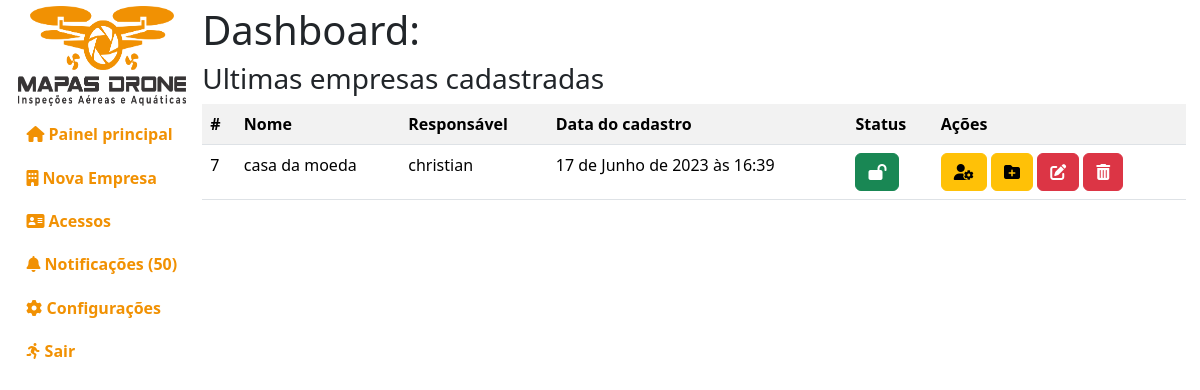
Page /administracao/ (signed in) on the earlier database version.
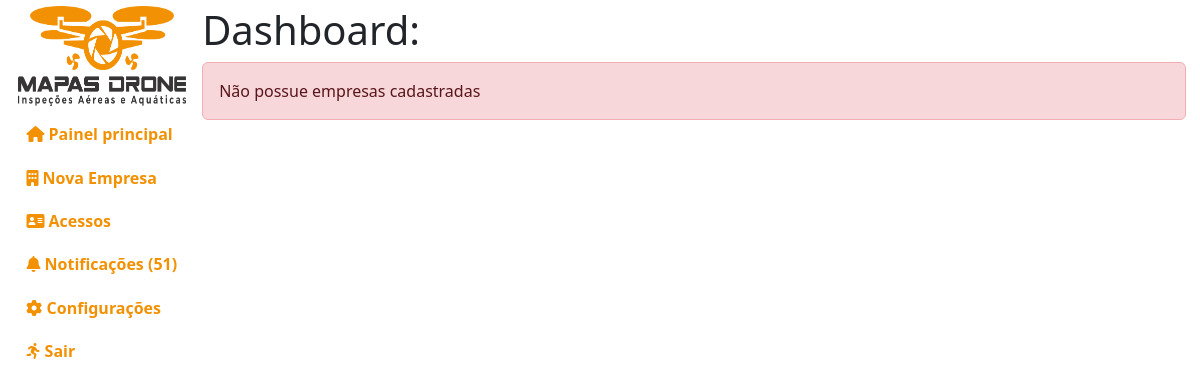
Same page on the later database version.
### empresa/models.py (models this page shows, shortened)
class Empresa(models.Model):
    cnpj = models.CharField(max_length=18, default="", unique=True)
    slug_da_empresa = models.CharField(max_length=255, default="", unique=True)
    nome_da_empresa = models.CharField(max_length=255, default="", unique=True)
    nome_do_responsavel = models.CharField(
        max_length=255, default="", unique=True)
    telefone = models.CharField(max_length=16, default="", unique=True)
    pasta = models.CharField(max_length=255, default="")
    criado = models.DateTimeField(default=timezone.now)
    ativo = models.BooleanField(default=True)
    class Meta:
        db_table = "empresa"
        verbose_name = "Empresa"
        verbose_name_plural = "Empresas"
        ordering = ["-id"]

### administracao/views.py (the view)
# urls.py: path("", views.index),
def index(request):
    if request.user.is_authenticated and request.user.is_superuser:
        empresas = Empresa.objects.all()
        notificacoes = pega_notificacoes()
        context = {"empresas": empresas,
                   "notificacoes": notificacoes, "aviso": aviso()}
        return render(request, "administracao/public/home.html", context)
    info(request, msg="Você não tem permissão para acessar essa página!")
    return redirect("/")

### administracao/views.py (called while the page is built)
def pega_notificacoes(ordem="last"):
    notificacoes = Notificacoes.objects.all()
    return notificacoes

def aviso():
    nl = 0
    aviso = False
    for n in pega_notificacoes():
        if not n.visto:
            nl += 1
    if nl > 0:
        aviso = True
    return aviso

### templates/administracao/public/home.html (shortened to what this page needs)
{% extends 'base.html' %}
{% load static %}
{% load django_bootstrap5 %}
{% block css %}
<link rel="stylesheet" href="{% static 'index/css/administracao.css' %}">
{% endblock %}
{% block ld %}
<h1>Dashboard:</h1>
<div class="ultimas-empresas">
    {% if empresas %}
        <h3>Ultimas empresas cadastradas</h3>
        <table class="table table-striped">
            <tr>
                <th>#</th>
                <th>Nome</th>
                <th>Respons&aacute;vel</th>
                <th>Data do cadastro</th>
                <th>Status</th>
                <th>A&ccedil;&otilde;es</th>
            </tr>
            {% for empresa in empresas%}
            <tr>
                <td>{{empresa.id}}</td>
                <td>{{empresa.nome_da_empresa}}</td>
                <td>{{empresa.nome_do_responsavel}}</td>
                <td>{{empresa.criado}}</td>
                <td>
                    {% if empresa.ativo %}
                        <a class="btn btn-success" href="/empresa/ativar/{{empresa.id}}/desativar/"
                            data-toggle="tooltip" data-placement="top" title="Ativa/Desativar empresa">
                            <i class="fa-solid fa-lock-open"></i>
                        </a>
                    {% else %}
                        <a class="btn btn-danger" href="/empresa/ativar/{{empresa.id}}/ativar/"
                            data-toggle="tooltip" data-placement="top" title="Ativa/Desativar empresa">
                            <i class="fa-solid fa-lock"></i>
                        </a>
                    {% endif %}
                </td>
                <td>
                    <a class="btn btn-warning" href="usuarios/{{empresa.slug_da_empresa}}"
                        data-toggle="tooltip" data-placement="top" title="Gerenciar usu&aacute;rios">
                        <i class="fa-solid fa-user-gear"></i>
                    </a>
                    <a class="btn btn-warning" href="projetos/{{empresa.slug_da_empresa}}"
                        data-toggle="tooltip" data-placement="top" title="Gerenciar Projetos">
                        <i class="fa-solid fa-folder-plus"></i>
                    </a>
                    <a class="btn btn-danger" href="/empresa/editar/{{empresa.id}}"
                        data-toggle="tooltip" data-placement="top" title="Editar empresa">
                        <i class="fa-solid fa-pen-to-square"></i>
                    </a>
                    <a class="btn btn-danger" href="/empresa/excluir/{{empresa.id}}"
                    data-toggle="tooltip" data-placement="top" title="Excluir empresa">
                        <i class="fa-solid fa-trash-can"></i>
                    </a>
                </td>
            </tr>
            {% endfor %}
        </table>
    {% else %}
        <div class="alert alert-danger">N&atilde;o possue empresas cadastradas</div>
    {% endif %}
</div>
{% endblock %}

Differences in the rows shown:
removed Empresa: id "7", nome_da_empresa "casa da moeda", nome_do_responsavel "christian", criado "17 de Junho de 2023 às 16:39"
Other differences:
{{ notificacoes|length }}: "50" → "51"
text no longer shown: "Ultimas empresas cadastradas # Nome Responsável Data do cadastro Status Ações"
text now shown: "Não possue empresas cadastradas"
